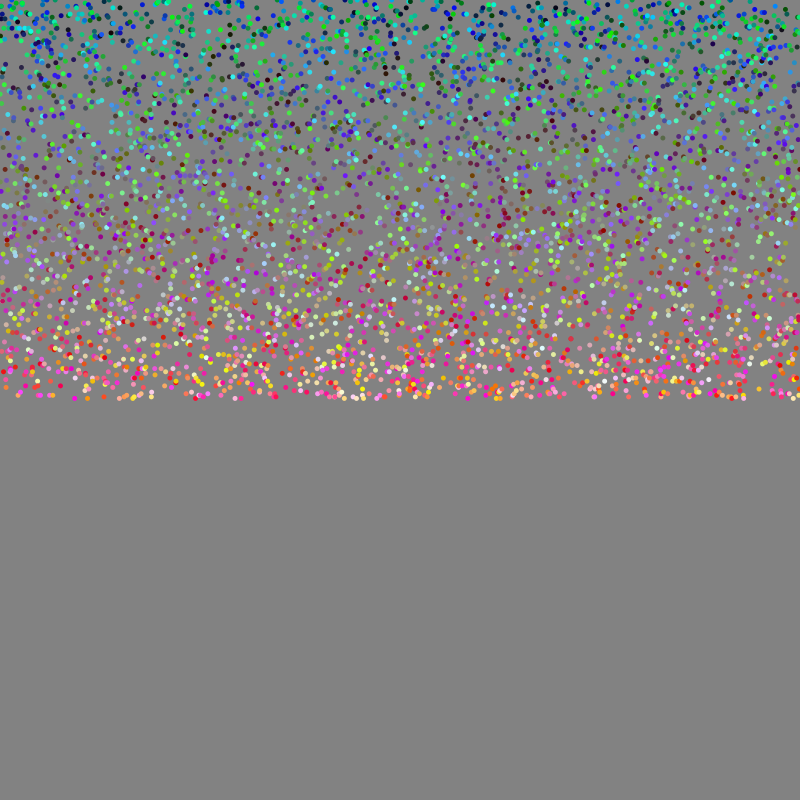
Frame 1 (no input)
Frame 60 (the mouse pressed at the canvas centre just before this capture): identical to frame 1, image omitted
Frame 120 (the mouse held since frame 60 and released just before this capture): identical to frame 1, image omitted

The Processing sketch that drew this single still picture (run headless with seeded random() and noise(); from frame 60 on, the mouse is pressed at the canvas centre):

// Processing sketch: ColorvizTool
// ── ColorvizTool.pde
/*

Simple intro to represent data visually in a 2D space. Each data point has a color, its position 
is defined on its properties along the different axes. Pseudo code for this example is:

- create some data points, assign random colors to them       |  data generation / collection
- store these colors in an array                              |  data cleaning / preprocessing 
- iterate through all elements in this array                  |  mining 
- get info (hue / brightness / channel) for each color        |  feature extraction
- rescale extracted values to coordinate system               |  mapping 
- display color in our 2D space                               |  representing

*/

// number of datapoints
int NUM = 5000;

// an arraylist in which we store (& access) our datapoints
ArrayList< DataPoint > dataset = new ArrayList< DataPoint >();

void setup() {
  size(800,800);
  
  // create new datapoint objects, assign random colors to them
  for(int i=0; i< NUM; i++) {
    color c = color( random(255), random(255), random(255) );
    dataset.add( new DataPoint(c) );
  }
}

void draw() {
  background(130);
  
  //  comment / uncomment to try different representations
  drawRed();
  // drawHue();
  // drawBrightness();
  // drawCombined();
}

//  functions to represent data on axes based on their colors

void drawRed() {
  // x axis: index in the array, y axis: red component of each color
  for(int i=0; i<dataset.size(); i++) {
    dataset.get(i).display( i / (float)NUM * width, map( red( dataset.get(i).myColor ), 0, 255, 0, height / 2 ) );    
  }
}

void drawHue() {
  // x axis: index in the array, y axis: hue value of each color
  for(int i=0; i<dataset.size(); i++) {
    float hue = hue( dataset.get(i).myColor );
    dataset.get(i).display( map( i, 0, NUM, 0, width ), map( hue, 0, 255, 0, height/2 ) );    
  }
}

void drawBrightness() {
  // x axis: index in the array, y axis: brightness value of each color
  for(int i=0; i<dataset.size(); i++) {
    float brightness = brightness( dataset.get(i).myColor );
    dataset.get(i).display( map( i, 0, NUM, 0, width ), map( brightness, 0, 255, 0, height/2 ) );    
  }
}

void drawCombined() {
  // x axis: hue value of each color, y axis: brightness value of each color
  for(int i=0; i<dataset.size(); i++) {
    float hue = hue( dataset.get(i).myColor );
    float brightness = brightness( dataset.get(i).myColor );
    dataset.get(i).display( map( hue, 0, 255, 0, width ), map( brightness, 0, 255, 0, height/2 ) );    
  }
}
// ── DataPoint.pde
// simple class for storing colors

class DataPoint {
  // this object's own color type variable
  color myColor;
  
  // constructor: this is called when creating this object
  DataPoint(color c) {
    myColor = c;
  }
  
  // call this in every frame ( draw() ) to display the object on the screen
  void display(float x, float y) {
    noStroke();
    fill(myColor);
    ellipse(x,y,5,5);
  }
}
